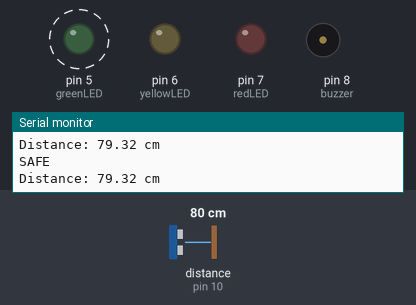
Simulated run of this sketch. Board: Arduino Uno, built with avr-gcc and run on an emulated ATmega328P. Parts: output pins drawn as LEDs (lit = HIGH), buzzer (waves = sounding), the last lines printed to the serial monitor. Wiring (inferred from the names in the program): ultrasonic range finder: trigger pin 9; echo pin 10. Dashed ring = blinking. The test bench sets the inputs (shaded band); at power-on: distance to the obstacle (sensor on pin 10) 80 cm. The echo pulse lasts 58.3 µs per cm; pins used as bus, display or sensor lines are not drawn.

Above: at 1.2 s.
1.3 s: distance to the obstacle (sensor on pin 10) set to 53 cm
4.3 s: distance to the obstacle (sensor on pin 10) set to 47 cm
At 5.5 s:
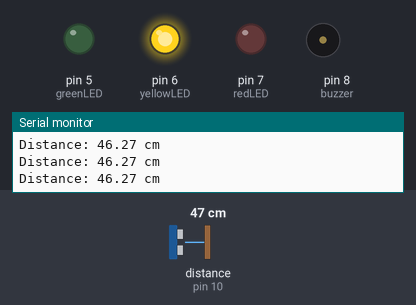
7.3 s: distance to the obstacle (sensor on pin 10) set to 22 cm
10.3 s: distance to the obstacle (sensor on pin 10) set to 18 cm
At 10.57 s:
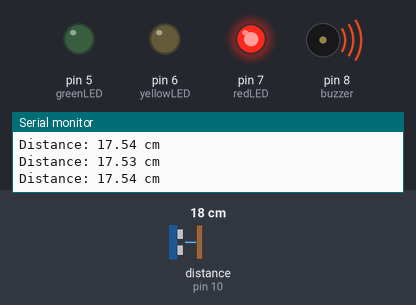
13.3 s: distance to the obstacle (sensor on pin 10) set to 12 cm
16.3 s: distance to the obstacle (sensor on pin 10) set to 9 cm
At 16.57 s:
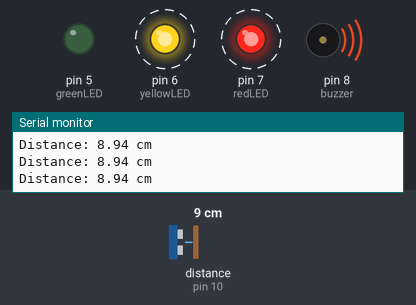
Timing chart, 0 to 20.3 s (numbered marks = the images above; inputs shaded):
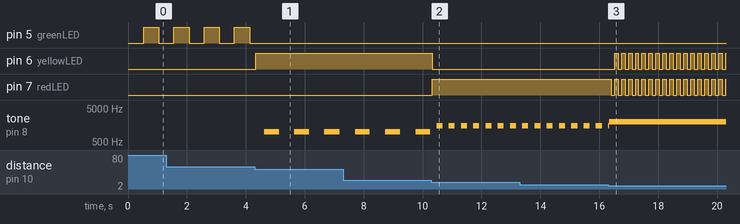

Measured:
- the behaviour switches between 51 and 50 cm on distance to the obstacle (sensor on pin 10) (found by bisection; images 0 and 1)
- the behaviour switches between 21 and 20 cm on distance to the obstacle (sensor on pin 10) (found by bisection; images 1 and 2)
- the behaviour switches between 11 and 10 cm on distance to the obstacle (sensor on pin 10) (found by bisection; images 2 and 3)
- after the input at 4.3 s, pin 5 (greenLED): stops changing and stays LOW; pin 6 (yellowLED): LOW → HIGH at once; tone on pin 8 (buzzer): alternates 1000 Hz for 0.50 s and silent for 0.52 s, starting after 0.33 s
- after the input at 10.3 s, pin 6 (yellowLED): HIGH → LOW at once; pin 7 (redLED): LOW → HIGH at once; tone on pin 8 (buzzer): alternates 1500 Hz for 0.21 s and silent for 0.21 s, starting after 0.18 s
- after the input at 16.3 s, pin 6 (yellowLED): alternates HIGH for 0.12 s and LOW for 0.12 s, starting after 0.22 s; pin 7 (redLED): alternates HIGH for 0.12 s and LOW for 0.12 s, starting after 0.10 s
- by itself, pin 5 (greenLED): alternates HIGH for 0.51 s and LOW for 0.51 s

The sketch:

UPS.ino
```cpp
/*
Project: Ultrasonic Parking Sensor
Question: Q22
Author: P Meet Kumar
Roll Number: IoT 009
Program: IoT and Drone Building Summer School 2026
Institution: IIT Jammu

Description:
Parking distance alert system using HC-SR04.
Uses millis() for non-blocking timing.
*/

const int trigPin = 9;
const int echoPin = 10;

const int greenLED = 5;
const int yellowLED = 6;
const int redLED = 7;
const int buzzer = 8;

unsigned long previousMillis = 0;
bool blinkState = false;

void setup() {

  pinMode(trigPin, OUTPUT);
  pinMode(echoPin, INPUT);

  pinMode(greenLED, OUTPUT);
  pinMode(yellowLED, OUTPUT);
  pinMode(redLED, OUTPUT);

  pinMode(buzzer, OUTPUT);

  Serial.begin(9600);
}

void loop() {

  float distance = getDistance();

  Serial.print("Distance: ");
  Serial.print(distance);
  Serial.println(" cm");

  unsigned long currentMillis = millis();

  // ---------------- SAFE ----------------
  if (distance > 50) {

    Serial.println("SAFE");

    digitalWrite(yellowLED, LOW);
    digitalWrite(redLED, LOW);

    if (currentMillis - previousMillis >= 500) {

      previousMillis = currentMillis;
      blinkState = !blinkState;

      digitalWrite(greenLED, blinkState);
    }

    noTone(buzzer);
  }

  // ------------- WARNING ----------------
  else if (distance > 20) {

    digitalWrite(greenLED, LOW);
    digitalWrite(yellowLED, HIGH);
    digitalWrite(redLED, LOW);

    if (currentMillis - previousMillis >= 500) {

      previousMillis = currentMillis;
      blinkState = !blinkState;

      if (blinkState)
        tone(buzzer, 1000);
      else
        noTone(buzzer);
    }
  }

  // -------------- DANGER ----------------
  else if (distance > 10) {

    digitalWrite(greenLED, LOW);
    digitalWrite(yellowLED, LOW);
    digitalWrite(redLED, HIGH);

    if (currentMillis - previousMillis >= 200) {

      previousMillis = currentMillis;
      blinkState = !blinkState;

      if (blinkState)
        tone(buzzer, 1500);
      else
        noTone(buzzer);
    }
  }

  // ------------ VERY CLOSE --------------
  else {

    digitalWrite(greenLED, LOW);

    tone(buzzer, 2000);

    if (currentMillis - previousMillis >= 100) {

      previousMillis = currentMillis;
      blinkState = !blinkState;

      digitalWrite(yellowLED, blinkState);
      digitalWrite(redLED, blinkState);
    }
  }
}

// Measure distance using HC-SR04
float getDistance() {

  long duration;

  digitalWrite(trigPin, LOW);
  delayMicroseconds(2);

  digitalWrite(trigPin, HIGH);
  delayMicroseconds(10);

  digitalWrite(trigPin, LOW);

  duration = pulseIn(echoPin, HIGH, 30000);

  if (duration == 0)
    return 400;

  float distance = (duration * 0.034) / 2.0;

  return distance;
}
```
